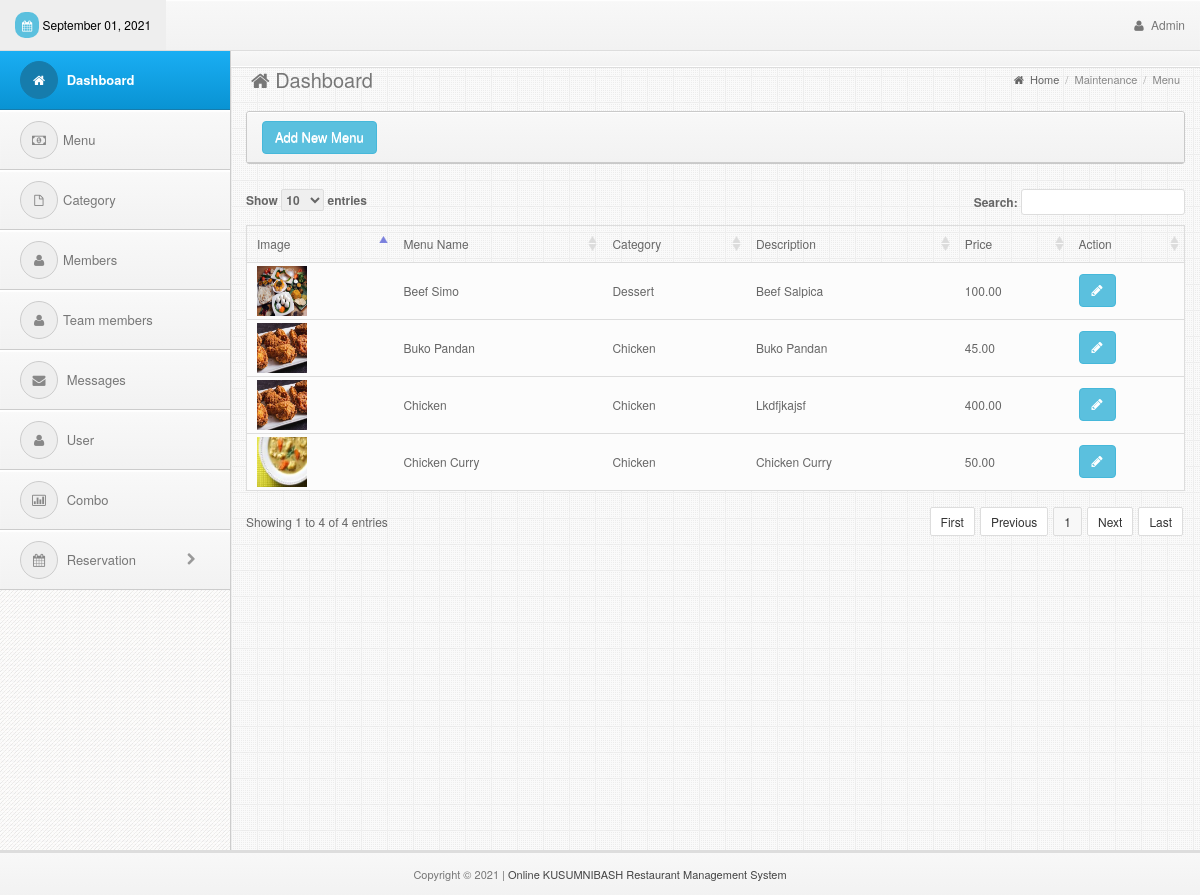
The page /admin/menu.php (signed in) on the database its author committed.
### tables this page shows
CREATE TABLE `menu` (
  `menu_id` int(11) NOT NULL,
  `menu_name` varchar(50) NOT NULL,
  `cat_id` int(30) NOT NULL,
  `subcat_name` varchar(30) NOT NULL,
  `menu_desc` varchar(100) NOT NULL,
  `menu_price` decimal(10,2) NOT NULL,
  `menu_pic` varchar(100) NOT NULL
);

CREATE TABLE `category` (
  `cat_id` int(11) NOT NULL,
  `cat_name` varchar(50) NOT NULL
);

### admin/menu.php (the view, shortened to what this page needs)
<!DOCTYPE html>
<html lang="en">
<head>
  <?php include('../includes/links.php');?>
</head>
<body>
<div class="navbar navbar-fixed-top bs-docs-nav" role="banner">
    <div class="conjtainer">
      <?php include('../includes/topbar.php');?>
    </div>
  </div>
<div class="content" style="margin-top:10px">
    <?php include('../includes/sidebar.php');?>
    <div class="mainbar">
      <div class="page-head">
        <h2 class="pull-left"><i class="fa fa-home"></i> Dashboard</h2>
        <div class="bread-crumb pull-right">
          <a href="index.html"><i class="fa fa-home"></i> Home</a>
          <span class="divider">/</span>
          <a href="#" class="bread-current">Maintenance</a>
          <span class="divider">/</span>
          <a href="#" class="bread-current">Menu</a>
        </div>
      </div>
      <div class="matter">
        <div class="container">
          <div class="row">
            <div class="col-md-12">
              <div class="widget">
                <div class="widget-head">
                    <a href="#addModal" class="btn btn-info" data-toggle="modal">Add New Menu</a>
                  </div>
                </div>
                <div class="widget-content">
                  <div class="padd">
              <div class="page-tables">
                <div class="table-responsive">
                  <table cellpadding="0" cellspacing="0" border="0" id="data-table" width="100%">
                    <thead>
                      <tr>
                        <th>Image</th>
                        <th>Menu Name</th>
                        <th>Category</th>
                        <th>Description</th>
                        <th>Price</th>
                        <th>Action</th>
                      </tr>
                    </thead>
                    <tbody>
<?php
include('../includes/dbcon.php');
    $query=mysqli_query($con,"select * from menu natural join category order by menu_name")or die(mysqli_error($con));
      while ($row=mysqli_fetch_array($query)){
        $id=$row['menu_id'];
        $menu=$row['menu_name'];
        $cat=$row['cat_name'];
        $desc=$row['menu_desc'];
        $price=$row['menu_price'];
        $pic=$row['menu_pic'];
?>
                      <tr>
                        <td><img style="height:50px;width:50px" src="..	/images/<?php echo $pic;?>"></td>
                        <td><?php echo $menu;?></td>
                        <td><?php echo $cat;?></td>
                        <td><?php echo $desc;?></td>
                        <td><?php echo $price;?></td>
                        <td>
                              <a href="#update" class="btn btn-info" data-target="#update<?php echo $id;?>" data-toggle="modal">
                                <i class="fa fa-pencil"></i>
                              </a>
                        </td>
                      </tr>
<?php }?>
                    </tbody>
                  </table>
                  <div class="clearfix"></div>
                </div>
                </div>
              </div>
                  </div>
                </div>
              </div>
            </div>
          </div>
        </div>
      </div>
<?php include('../includes/footer.php');?>
</body>
</html>

### admin/css/style.css (style rules this page uses)
body { font-size: 12px; line-height: 22px; color: #666; border-top: 3px solid #eee; background:#343434 url("../img/back.png") repeat; padding-top: 37px; -webkit-font-smoothing: antialiased; }
h1,h2,h3,h4,h5,h6 { padding: 2px 0px; margin: 2px 0px; color: #777; }
h2 { font-size: 25px; line-height: 35px; }
a { color: #026b9c; }
.navbar * { font-weight: normal !important; text-shadow:none !important; }
.navbar { background-color: #f8f8f8; background: -webkit-gradient(linear, left top, left bottom, from(#f8f8f8), to(#f2f2f2)); background: -webkit-linear-gradient(top, #f8f8f8, #f2f2f2); background: -moz-linear-gradient(top, #f8f8f8, #f2f2f2); background: -ms-linear-gradient(top, #f8f8f8, #f2f2f2); background: -o-linear-gradient(top, #f8f8f8, #f2f2f2); background: linear-gradient(top, #f8f8f8, #f2f2f2); border-bottom: 1px solid #ddd; box-shadow: inset 0px 1px 1px #fff; }
.mainbar { position: relative; margin-left: 230px; margin-right: 0px; width: auto; background:#eee url("../img/main-back.png") repeat; border-left: 1px solid #ccc; z-index: 50; min-height: 800px; }
.mainbar .container { max-width:100% !important; width: 100% !important; }
.page-tables #data-table { margin-bottom: 20px; }
.page-tables #data-table { border:1px solid #ddd; }
.page-tables table#data-table thead th { padding:7px 10px; font-weight:normal; border-bottom:0px; }
.page-tables table#data-table td { background:#fcfcfc; border-top:1px solid #ddd; }
.mainbar .page-head { background-color: #f8f8f8; background: -webkit-gradient(linear, left top, left bottom, from(#f8f8f8), to(#f2f2f2)); background: -webkit-linear-gradient(top, #f8f8f8, #f2f2f2); background: -moz-linear-gradient(top, #f8f8f8, #f2f2f2); background: -ms-linear-gradient(top, #f8f8f8, #f2f2f2); background: -o-linear-gradient(top, #f8f8f8, #f2f2f2); background: linear-gradient(top, #f8f8f8, #f2f2f2); padding: 8px 20px; border-bottom: 1px solid #fff; box-shadow: inset 0px 1px 1px #fff; }
.mainbar .page-head h2 { font-weight: normal; font-size: 20px; }
.mainbar .bread-crumb { font-size: 11px; margin-top: 10px; color: #aaa; }
.mainbar .bread-crumb i { margin-right: 3px; }
.mainbar .bread-crumb .divider { margin: 0px 3px; }
.mainbar .bread-crumb a { color: #666; }
.mainbar .bread-crumb a.bread-current { color: #888; }
.mainbar .matter { border-top: 1px solid #ddd; padding: 15px 0px; }
.widget { border: 1px solid #c9c9c9; border-radius: 3px; margin-top: 10px; margin-bottom: 20px; background: #fafafa url('../img/cream.png') repeat; }
.widget .widget-head,.modal-header { background-color: #f8f8f8; background: -webkit-gradient(linear, left top, left bottom, from(#f8f8f8), to(#f2f2f2)); background: -webkit-linear-gradient(top, #f8f8f8, #f2f2f2); background: -moz-linear-gradient(top, #f8f8f8, #f2f2f2); background: -ms-linear-gradient(top, #f8f8f8, #f2f2f2); background: -o-linear-gradient(top, #f8f8f8, #f2f2f2); background: linear-gradient(top, #f8f8f8, #f2f2f2); border-top-right-radius: 3px; border-top-left-radius: 3px; text-shadow:0px 1px #fff; border-bottom: 1px solid #ccc; border-top: 1px solid #fff; color: #666; font-size: 13px; font-weight: bold; padding: 8px 15px; }

### rows shown on the page
menu: menu_pic (picture), menu_name "Beef Simo", cat.cat_name "Dessert", menu_desc "Beef Salpica", menu_price "100.00"
menu: menu_pic (picture), menu_name "Buko Pandan", cat.cat_name "Chicken", menu_desc "Buko Pandan", menu_price "45.00"
menu: menu_pic (picture), menu_name "Chicken", cat.cat_name "Chicken", menu_desc "Lkdfjkajsf", menu_price "400.00"
menu: menu_pic (picture), menu_name "Chicken Curry", cat.cat_name "Chicken", menu_desc "Chicken Curry", menu_price "50.00"
